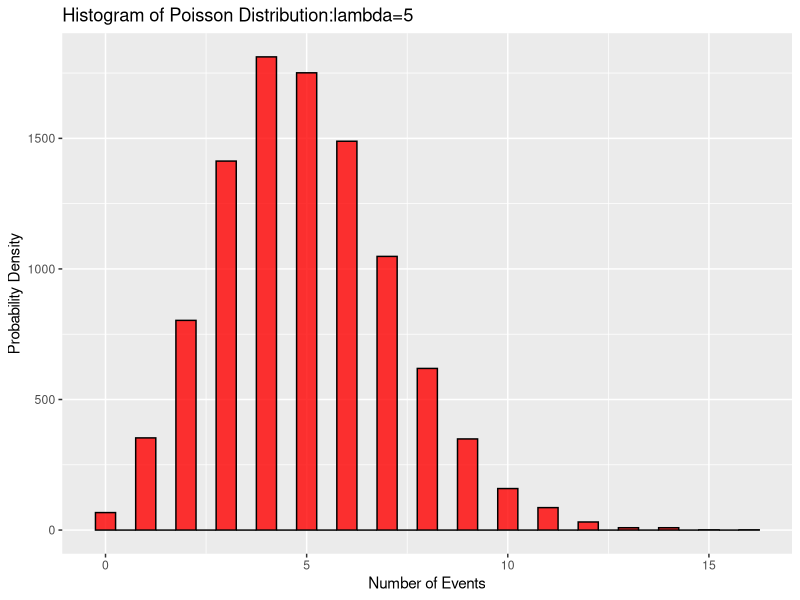

This chart was generated by the following R code:
library(ggplot2)
# Poisson Distribution Histogram
# set seed
set.seed(123)
# parameter
lambda <- 5
size <- 10000
# generate random poissonn data in data.frame form
data <- data.frame(value = rpois(size, lambda))
# create historam
ggplot(data, aes(x = value)) +
  geom_histogram(binwidth = 0.5, fill = "red", color = "black", alpha = 0.8) +
  labs(title = "Histogram of Poisson Distribution:lambda=5",
       x = "Number of Events",
       y = "Probability Density")
